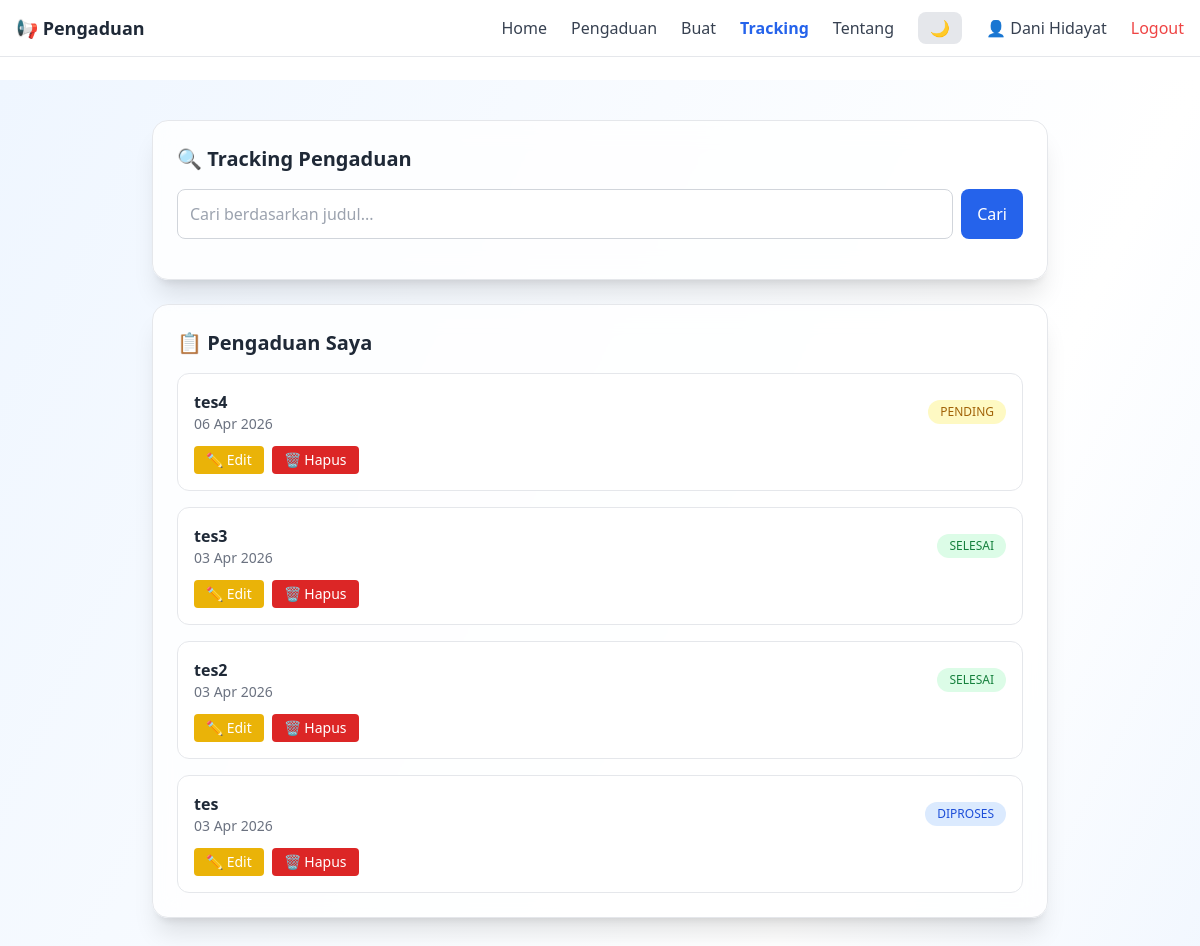
/index.php?menu=tracking (signed in), run on the app's committed database.
### tables this page shows
CREATE TABLE `pengaduan` (
  `id` int(11) NOT NULL,
  `user_id` int(11) DEFAULT NULL,
  `judul` varchar(255) DEFAULT NULL,
  `isi` text DEFAULT NULL,
  `bukti` varchar(255) DEFAULT NULL,
  `status` enum('pending','ditinjau','diproses','selesai') DEFAULT 'pending',
  `tanggal` timestamp NOT NULL DEFAULT current_timestamp(),
  `kategori` varchar(100) DEFAULT NULL,
  `kecamatan` varchar(100) DEFAULT NULL,
  `desa` varchar(100) DEFAULT NULL
);

### index.php (called while the page is built, shortened)
<?php
include 'includes/header.php';
include 'includes/navbar.php';
include 'includes/menu.php';
?>

### pages/tracking.php (the view, shortened to what this page needs)
<?php
include __DIR__ . '/../config/koneksi.php';
?>
<div class="min-h-screen
    bg-gradient-to-br from-blue-50 via-white to-blue-100
    dark:from-[#0F172A] dark:via-[#1E293B] dark:to-[#0F172A]
    py-10 px-4 text-gray-800 dark:text-[#E2E8F0]">
<div class="max-w-4xl mx-auto">
<div class="bg-white/80 dark:bg-[#1E293B]/80 backdrop-blur-md
    border border-gray-200 dark:border-[#334155]
    p-6 rounded-2xl shadow-xl mb-6">
    <h2 class="text-xl font-bold mb-4 text-gray-800 dark:text-white">
        🔍 Tracking Pengaduan
    </h2>
    <form method="GET" class="flex gap-2">
    <input type="text" name="judul" placeholder="Cari berdasarkan judul..."
        class="flex-1 border border-gray-300 dark:border-[#334155]
        bg-white dark:bg-[#0F172A]
        text-gray-800 dark:text-white
        p-3 rounded-lg focus:ring-2 focus:ring-blue-500 focus:outline-none">
    <button class="bg-blue-600 text-white px-4 rounded-lg hover:bg-blue-700 transition">
        Cari
    </button>
</form>
</div>
<?php if(isset($_SESSION['login'])){ ?>
<div class="bg-white/80 dark:bg-[#1E293B]/80 backdrop-blur-md
    border border-gray-200 dark:border-[#334155]
    p-6 rounded-2xl shadow-xl">
    <h2 class="text-xl font-bold mb-4 text-gray-800 dark:text-white">
        📋 Pengaduan Saya
    </h2>
    <div class="space-y-4">
    <?php
    $user_id = $_SESSION['id'];
    $data = mysqli_query($conn, "SELECT * FROM pengaduan WHERE user_id='$user_id' ORDER BY id DESC");
    while($d = mysqli_fetch_array($data)){
    ?>
      <div class="bg-white dark:bg-[#0F172A] p-4 rounded-xl border
hover:shadow-xl hover:-translate-y-1 transition duration-300">
    <a href="index.php?menu=detail&id=<?= $d['id']; ?>&from=tracking" class="block">
        <div class="flex justify-between items-center">
            <div>
                <h3 class="font-semibold text-gray-800 dark:text-white">
                    <?= $d['judul']; ?>
                </h3>
                <p class="text-sm text-gray-500 dark:text-[#CBD5E1]">
                    <?= date('d M Y', strtotime($d['tanggal'])); ?>
                </p>
            </div>
            <span class="px-3 py-1 text-xs rounded-full
<?=
    $d['status']=='pending' ? 'bg-yellow-100 text-yellow-700 dark:bg-yellow-900 dark:text-yellow-300' :
    ($d['status']=='ditinjau' ? 'bg-purple-100 text-purple-700 dark:bg-purple-900 dark:text-purple-300' :
    ($d['status']=='diproses' ? 'bg-blue-100 text-blue-700 dark:bg-blue-900 dark:text-blue-300' :
    'bg-green-100 text-green-700 dark:bg-green-900 dark:text-green-300'))
?>">
    <?= strtoupper($d['status']) ?>
</span>
        </div>
    </a>
    <div class="mt-3 flex gap-2">
        <a href="index.php?menu=edit_pengaduan&id=<?= $d['id']; ?>"
           class="bg-yellow-500 text-white px-3 py-1 rounded text-sm hover:bg-yellow-600">
           ✏️ Edit
        </a>
        <a href="pages/hapus_pengaduan.php?id=<?= $d['id']; ?>"
           onclick="return confirm('Yakin hapus?')"
           class="bg-red-600 text-white px-3 py-1 rounded text-sm hover:bg-red-700">
           🗑 Hapus
        </a>
    </div>
</div>
    <?php } ?>
    </div>
</div>
<?php } else { ?>
<div class="text-center text-gray-500 dark:text-[#CBD5E1] mt-6">
    Silakan login untuk melihat pengaduan Anda
</div>
<?php } ?>
</div>
</div>

### assets/css/style.css (style rules this page uses)
body { padding-top: 80px; }

### data on the page
pengaduan: judul "tes4", tanggal "06 Apr 2026", status "PENDING"
pengaduan: judul "tes3", tanggal "03 Apr 2026", status "SELESAI"
pengaduan: judul "tes2", tanggal "03 Apr 2026", status "SELESAI"
pengaduan: judul "tes", tanggal "03 Apr 2026", status "DIPROSES"

### other printed values
$_SESSION['nama'] "Dani Hidayat"
